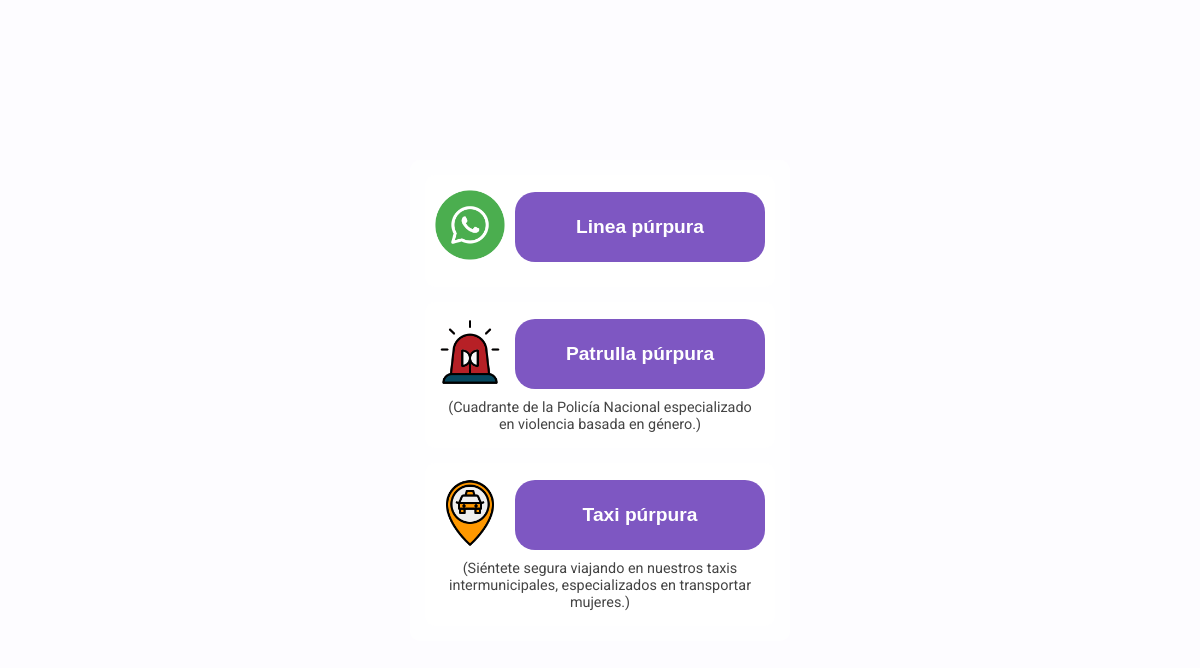
The page / on the database its author committed.
### myapp/models.py (models this page shows, shortened)
class Boton(models.Model):
    nombre = models.CharField(max_length=50, unique=True)
    clicks = models.PositiveIntegerField(default=0)# Número de clics
    numero = models.IntegerField(default=0)
    imgBoton = models.CharField(max_length=50, default="")
    mensaje= models.CharField(max_length=50, default="")

### myapp/views.py (the view, shortened to what this page needs)
# urls.py: path('', views.inicio, name='inicio'),
def inicio(request):
    botones = Boton.objects.all()
    contexto = {boton.nombre: boton.clicks for boton in botones}
    return render(request, 'inicio.html', {"botones": botones})

### myapp/templates/inicio.html (shortened to what this page needs)
{% load static %}
<!DOCTYPE html>
<html lang="es">
<head>
    <link rel="stylesheet" href="{% static 'css/inicio.css' %}">
</head>
<body>
    <div class="desktop-1">
        {% for boton in botones %}
        <div class="button-group">
            <div class="icon-button-container">
                <div class="icon-container">
                    <img src="{% static boton.imgBoton %}" alt="{{ boton.nombre }}" class="icon" />
                </div>
                <form method="POST">
                    <button class="button" type="button" onclick="window.location.href='https://wa.me/{{ boton.numero }}'">
                        <span class="button2">{{ boton.nombre }}</span>
                    </button>
                </form>
            </div>
            <div class="description">
                {% if boton.nombre == "Línea púrpura" %}
                (Línea de acompañamiento psicosocial y jurídico)
                {% elif boton.nombre == "Patrulla púrpura" %}
                (Cuadrante de la Policía Nacional especializado en violencia basada en género.)
                {% elif boton.nombre == "Taxi púrpura" %}
                (Siéntete segura viajando en nuestros taxis<br>intermunicipales, especializados en transportar mujeres.)
                {% else %}
                {{ boton.descripcion }}
                {% endif %}
            </div>
        </div>
        {% endfor %}
    </div>
</body>
</html>

### myapp/static/css/inicio.css (style rules this page uses)
body { font-family: 'Roboto', sans-serif; margin: 0; padding: 0; background-color: #fdfcff; display: flex; justify-content: center; align-items: center; min-height: 100vh; position: relative; overflow: hidden; }
.desktop-1 { display: flex; flex-direction: column; gap: 15px; align-items: center; padding: 15px; background-color: rgba(255, 255, 255, 0.8); border-radius: 10px; position: relative; z-index: 1; }
.button-group { display: flex; flex-direction: column; align-items: center; text-align: center; gap: 8px; width: 100%; max-width: 350px; box-sizing: border-box; padding: 15px; border-radius: 10px; background-color: rgba(255, 255, 255, 0.9); }
.icon-button-container { display: flex; align-items: center; justify-content: center; gap: 10px; width: 100%; }
.icon-container { flex-shrink: 0; }
.icon-container img { width: 70px; height: 70px; }
.button { background-color: #7e57c2; color: #fff; border: none; border-radius: 20px; padding: 10px 20px; font-size: 1rem; cursor: pointer; transition: background-color 0.3s; width: 250px; height: 70px; display: flex; align-items: center; justify-content: center; box-sizing: border-box; }
.button2 { font-weight: bold; font-size: 1.2rem; }
.description { font-size: 0.9rem; color: #444; max-width: 350px; text-align: center; width: 100%; }

### rows shown on the page
Boton: imgBoton (picture), nombre "Linea púrpura"
Boton: imgBoton (picture), nombre "Patrulla púrpura", shows "(Cuadrante de la Policía Nacional especializado en violencia basada en género.)"
Boton: imgBoton (picture), nombre "Taxi púrpura", shows "(Siéntete segura viajando en nuestros taxis"
